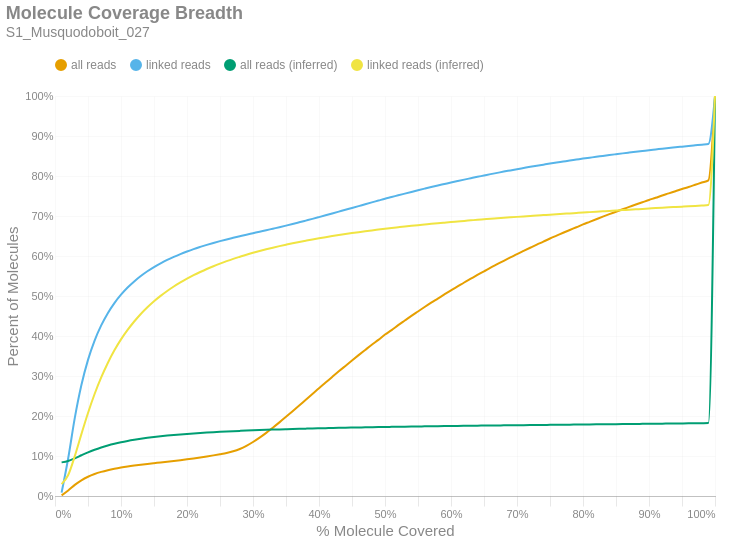

The notebook cell saved with this chart:
### Markdown cell above
### Molecule Read Coverage
This chart shows molecule coverage breadth as computed by the number of bases aligned to that molecule. In other words, "*how much of each unique long molecule is actually sequenced/aligned?*" Keep in mind there is a distinction between sequences and alignments, since some sequences belonging to a particular molecule may not align well and wouldn't appear in the alignment data. This chart also shows molecule coverage breadth as computed by the *inferred fragment* from which the aligned sequences originate. Unlike read coverage, this calculation takes into account the total insert size, including unsequenced gaps between the forward and reverse reads. Like the previous figures, these are cumulative percents.

### Code cell
if SKIPLR:
    print_html(f"Skipped")
else:
    binned_df = consolidated_hist(valids['coverage_bp'], mask, 0.01, True)
    binned_df_inf = consolidated_hist(valids['coverage_inserts'], mask, 0.01, True)
    binned_df = binned_df.with_columns(pl.lit(binned_df_inf['all reads (cumsum)']).alias('all reads (inferred)'))
    binned_df = binned_df.with_columns(pl.lit(binned_df_inf['linked reads (cumsum)']).alias('linked reads (inferred)'))
    binned_df = binned_df.with_columns(
        (pl.col('bin').cast(pl.Float64) + 0.01).alias('right_edge')
    )

    with SafeRender(binned_df):
        (
            density_plot(binned_df, 'Molecule Coverage Breadth', samplename, 'molcov', ['all reads (inferred)','linked reads (inferred)'])
            .encode(
                #x=alt.X('bin:Q', title="% Molecule Covered").axis(format = '%').scale(padding=0),
                x=alt.X('right_edge:Q', title="% Molecule Covered").axis(format='%').scale(padding=0),
                y=alt.Y('value:Q', title='Percent of Molecules')
                    .axis(format='%')
                    .stack(False)
                    .scale(domainMin=0, padding=0),
                color=alt.Color("key:N").scale(domain = ["all reads", "linked reads", "all reads (inferred)", "linked reads (inferred)"]),
                tooltip = [
                    alt.Tooltip("key:N", title = "Data Type"),
                    alt.Tooltip("range_label:N", title="% Molecule Covered"),
                    alt.Tooltip("value:Q", format = ".2%", title="% Molecules")
                ]
            )
        ).display()

### Figure 1 — Vega-Lite specification as saved in the notebook (floating-point values rounded to 4 significant figures)
{"width": "container", "height": 400, "config": {"title": {"anchor": "start", "dy": -15, "fontSize": 18, "color": "#888888", "subtitleColor": "#888888", "subtitleFontSize": 14}, "arc": {"fill": "#0072B2"}, "axis": {"domainColor": "#888888", "domainWidth": 0.5, "gridWidth": 0.2, "grid": false, "titleFontWeight": 400, "titleFontSize": 15, "labelFontSize": 11, "labelColor": "#888888", "tickColor": "#888888", "tickWidth": 0.2, "titleColor": "#888888"}, "axisBand": {"grid": false}, "axisX": {"grid": true, "tickSize": 10, "domainCap": "round"}, "axisY": {"domain": false, "grid": true, "tickSize": 0, "domainCap": "round"}, "background": "transparent", "header": {"labelFontSize": 15, "labelColor": "#888888", "titleFontSize": 15, "titleFontWeight": 600, "titleColor": "#888888"}, "legend": {"labelFont": "sans-serif", "labelFontSize": 12, "labelColor": "#888888", "symbolSize": 100, "symbolType": "circle", "titleFontSize": 12, "titlePadding": 10, "titleColor": "#888888", "title": null, "orient": "top"}, "range": {"category": ["#E69F00", "#56B4E9", "#009E73", "#F0E442", "#0072B2", "#D55E00", "#CC79A7", "#000000"], "diverging": ["#cfe8f3", "#a2d4ec", "#73bfe2", "#46abdb", "#1696d2", "#12719e"]}, "area": {"fill": "#0072B2", "fillOpacity": 0.7, "line": true, "strokeOpacity": 0.7}, "line": {"color": "#0072B2", "stroke": "#0072B2", "strokeWidth": 2}, "trail": {"color": "#0072B2", "stroke": "#0072B2", "strokeWidth": 0, "size": 1}, "point": {"filled": true, "fillOpacity": 1.0, "size": 95}, "text": {"color": "#888888", "fontSize": 11, "align": "right", "fontWeight": 400, "size": 11}, "bar": {"fill": "#0072B2", "stroke": null}, "view": {"stroke": null, "continuousWidth": 660, "continuousHeight": 400}}, "data": {"name": "data-8cd86f4efee06d40b5ddfd0ed32d3fc9"}, "mark": {"type": "line", "interpolate": "monotone", "point": {"opacity": 0, "size": 275}}, "encoding": {"color": {"field": "key", "scale": {"domain": ["all reads", "linked reads", "all reads (inferred)", "linked reads (inferred)"]}, "type": "nominal"}, "tooltip": [{"field": "key", "title": "Data Type", "type": "nominal"}, {"field": "range_label", "title": "% Molecule Covered", "type": "nominal"}, {"field": "value", "format": ".2%", "title": "% Molecules", "type": "quantitative"}], "x": {"axis": {"format": "%"}, "field": "right_edge", "scale": {"padding": 0}, "title": "% Molecule Covered", "type": "quantitative"}, "y": {"axis": {"format": "%"}, "field": "value", "scale": {"domainMin": 0, "padding": 0}, "stack": false, "title": "Percent of Molecules", "type": "quantitative"}}, "params": [{"name": "param_c36ac31b6afebe62", "select": {"type": "point", "fields": ["key"]}, "bind": "legend"}], "title": {"text": "Molecule Coverage Breadth", "subtitle": "S1_Musquodoboit_027"}, "transform": [{"fold": ["all reads (cumsum)", "linked reads (cumsum)", "all reads (inferred)", "linked reads (inferred)"]}, {"calculate": "replace(datum.key, ' (cumsum)', '')", "as": "key"}, {"filter": {"param": "param_c36ac31b6afebe62"}}], "usermeta": {"embedOptions": {"downloadFileName": "S1_Musquodoboit_027.molcov"}}, "$schema": "https://vega.github.io/schema/vega-lite/v6.1.0.json", "datasets": {"data-8cd86f4efee06d40b5ddfd0ed32d3fc9": [{"bin": "0.0", "interval": "0.0-0.01", "all reads": 0.00145, "linked reads": 0.008529, "all reads (cumsum)": 0.00145, "linked reads (cumsum)": 0.008529, "range_label": "0.0-0.01", "all reads (inferred)": 0.08407, "linked reads (inferred)": 0.02979, "right_edge": 0.01}, {"bin": "0.01", "interval": "0.01-0.02", "all reads": 0.01221, "linked reads": 0.08573, "all reads (cumsum)": 0.01366, "linked reads (cumsum)": 0.09426, "range_label": "0.01-0.02", "all reads (inferred)": 0.08753, "linked reads (inferred)": 0.05242, "right_edge": 0.02}, {"bin": "0.02", "interval": "0.02-0.03", "all reads": 0.0141, "linked reads": 0.1009, "all reads (cumsum)": 0.02776, "linked reads (cumsum)": 0.1952, "range_label": "0.02-0.03", "all reads (inferred)": 0.09422, "linked reads (inferred)": 0.09967, "right_edge": 0.03}, {"bin": "0.03", "interval": "0.03-0.04", "all reads": 0.01152, "linked reads": 0.08214, "all reads (cumsum)": 0.03928, "linked reads (cumsum)": 0.2774, "range_label": "0.03-0.04", "all reads (inferred)": 0.1019, "linked reads (inferred)": 0.1546, "right_edge": 0.04}, {"bin": "0.04", "interval": "0.04-0.05", "all reads": 0.008827, "linked reads": 0.063, "all reads (cumsum)": 0.0481, "linked reads (cumsum)": 0.3404, "range_label": "0.04-0.05", "all reads (inferred)": 0.1092, "linked reads (inferred)": 0.2076, "right_edge": 0.05}, {"bin": "0.05", "interval": "0.05-0.06", "all reads": 0.006818, "linked reads": 0.04829, "all reads (cumsum)": 0.05492, "linked reads (cumsum)": 0.3886, "range_label": "0.05-0.06", "all reads (inferred)": 0.1157, "linked reads (inferred)": 0.255, "right_edge": 0.06}, {"bin": "0.06", "interval": "0.06-0.07", "all reads": 0.00535, "linked reads": 0.0379, "all reads (cumsum)": 0.06027, "linked reads (cumsum)": 0.4265, "range_label": "0.06-0.07", "all reads (inferred)": 0.1214, "linked reads (inferred)": 0.2964, "right_edge": 0.07}, {"bin": "0.07", "interval": "0.07-0.08", "all reads": 0.004338, "linked reads": 0.03061, "all reads (cumsum)": 0.06461, "linked reads (cumsum)": 0.4572, "range_label": "0.07-0.08", "all reads (inferred)": 0.1264, "linked reads (inferred)": 0.3326, "right_edge": 0.08}, {"bin": "0.08", "interval": "0.08-0.09", "all reads": 0.003626, "linked reads": 0.02523, "all reads (cumsum)": 0.06824, "linked reads (cumsum)": 0.4824, "range_label": "0.08-0.09", "all reads (inferred)": 0.1307, "linked reads (inferred)": 0.3642, "right_edge": 0.09}, {"bin": "0.09", "interval": "0.09-0.1", "all reads": 0.003058, "linked reads": 0.02096, "all reads (cumsum)": 0.07129, "linked reads (cumsum)": 0.5033, "range_label": "0.09-0.1", "all reads (inferred)": 0.1344, "linked reads (inferred)": 0.3915, "right_edge": 0.1}, {"bin": "0.1", "interval": "0.1-0.11", "all reads": 0.002645, "linked reads": 0.01789, "all reads (cumsum)": 0.07394, "linked reads (cumsum)": 0.5212, "range_label": "0.1-0.11", "all reads (inferred)": 0.1377, "linked reads (inferred)": 0.4152, "right_edge": 0.11}, {"bin": "0.11", "interval": "0.11-0.12", "all reads": 0.002318, "linked reads": 0.01529, "all reads (cumsum)": 0.07626, "linked reads (cumsum)": 0.5365, "range_label": "0.11-0.12", "all reads (inferred)": 0.1406, "linked reads (inferred)": 0.4362, "right_edge": 0.12}, {"bin": "0.12", "interval": "0.12-0.13", "all reads": 0.002092, "linked reads": 0.01348, "all reads (cumsum)": 0.07835, "linked reads (cumsum)": 0.55, "range_label": "0.12-0.13", "all reads (inferred)": 0.1432, "linked reads (inferred)": 0.4551, "right_edge": 0.13}, {"bin": "0.13", "interval": "0.13-0.14", "all reads": 0.001903, "linked reads": 0.01185, "all reads (cumsum)": 0.08025, "linked reads (cumsum)": 0.5618, "range_label": "0.13-0.14", "all reads (inferred)": 0.1454, "linked reads (inferred)": 0.4718, "right_edge": 0.14}, {"bin": "0.14", "interval": "0.14-0.15", "all reads": 0.001785, "linked reads": 0.01046, "all reads (cumsum)": 0.08204, "linked reads (cumsum)": 0.5723, "range_label": "0.14-0.15", "all reads (inferred)": 0.1475, "linked reads (inferred)": 0.4869, "right_edge": 0.15}, {"bin": "0.15", "interval": "0.15-0.16", "all reads": 0.001741, "linked reads": 0.009343, "all reads (cumsum)": 0.08378, "linked reads (cumsum)": 0.5816, "range_label": "0.15-0.16", "all reads (inferred)": 0.1494, "linked reads (inferred)": 0.5003, "right_edge": 0.16}, {"bin": "0.16", "interval": "0.16-0.17", "all reads": 0.001809, "linked reads": 0.008607, "all reads (cumsum)": 0.08559, "linked reads (cumsum)": 0.5903, "range_label": "0.16-0.17", "all reads (inferred)": 0.151, "linked reads (inferred)": 0.5126, "right_edge": 0.17}, {"bin": "0.17", "interval": "0.17-0.18", "all reads": 0.00191, "linked reads": 0.007594, "all reads (cumsum)": 0.0875, "linked reads (cumsum)": 0.5979, "range_label": "0.17-0.18", "all reads (inferred)": 0.1526, "linked reads (inferred)": 0.5237, "right_edge": 0.18}, {"bin": "0.18", "interval": "0.18-0.19", "all reads": 0.002025, "linked reads": 0.007017, "all reads (cumsum)": 0.08952, "linked reads (cumsum)": 0.6049, "range_label": "0.18-0.19", "all reads (inferred)": 0.154, "linked reads (inferred)": 0.5339, "right_edge": 0.19}, {"bin": "0.19", "interval": "0.19-0.2", "all reads": 0.002147, "linked reads": 0.006488, "all reads (cumsum)": 0.09167, "linked reads (cumsum)": 0.6114, "range_label": "0.19-0.2", "all reads (inferred)": 0.1553, "linked reads (inferred)": 0.5433, "right_edge": 0.2}, {"bin": "0.2", "interval": "0.2-0.21", "all reads": 0.002242, "linked reads": 0.005959, "all reads (cumsum)": 0.09391, "linked reads (cumsum)": 0.6173, "range_label": "0.2-0.21", "all reads (inferred)": 0.1565, "linked reads (inferred)": 0.552, "right_edge": 0.21}, {"bin": "0.21", "interval": "0.21-0.22", "all reads": 0.002353, "linked reads": 0.005383, "all reads (cumsum)": 0.09626, "linked reads (cumsum)": 0.6227, "range_label": "0.21-0.22", "all reads (inferred)": 0.1576, "linked reads (inferred)": 0.56, "right_edge": 0.22}, {"bin": "0.22", "interval": "0.22-0.23", "all reads": 0.002524, "linked reads": 0.005114, "all reads (cumsum)": 0.09879, "linked reads (cumsum)": 0.6278, "range_label": "0.22-0.23", "all reads (inferred)": 0.1586, "linked reads (inferred)": 0.5676, "right_edge": 0.23}, {"bin": "0.23", "interval": "0.23-0.24", "all reads": 0.002746, "linked reads": 0.004829, "all reads (cumsum)": 0.1015, "linked reads (cumsum)": 0.6326, "range_label": "0.23-0.24", "all reads (inferred)": 0.1595, "linked reads (inferred)": 0.5745, "right_edge": 0.24}, {"bin": "0.24", "interval": "0.24-0.25", "all reads": 0.002932, "linked reads": 0.00458, "all reads (cumsum)": 0.1045, "linked reads (cumsum)": 0.6372, "range_label": "0.24-0.25", "all reads (inferred)": 0.1604, "linked reads (inferred)": 0.581, "right_edge": 0.25}, {"bin": "0.25", "interval": "0.25-0.26", "all reads": 0.00319, "linked reads": 0.004258, "all reads (cumsum)": 0.1077, "linked reads (cumsum)": 0.6415, "range_label": "0.25-0.26", "all reads (inferred)": 0.1613, "linked reads (inferred)": 0.5871, "right_edge": 0.26}, {"bin": "0.26", "interval": "0.26-0.27", "all reads": 0.004106, "linked reads": 0.003979, "all reads (cumsum)": 0.1118, "linked reads (cumsum)": 0.6455, "range_label": "0.26-0.27", "all reads (inferred)": 0.1621, "linked reads (inferred)": 0.5928, "right_edge": 0.27}, {"bin": "0.27", "interval": "0.27-0.28", "all reads": 0.005795, "linked reads": 0.003925, "all reads (cumsum)": 0.1176, "linked reads (cumsum)": 0.6494, "range_label": "0.27-0.28", "all reads (inferred)": 0.1628, "linked reads (inferred)": 0.5981, "right_edge": 0.28}, {"bin": "0.28", "interval": "0.28-0.29", "all reads": 0.007817, "linked reads": 0.003873, "all reads (cumsum)": 0.1254, "linked reads (cumsum)": 0.6533, "range_label": "0.28-0.29", "all reads (inferred)": 0.1635, "linked reads (inferred)": 0.6032, "right_edge": 0.29}, {"bin": "0.29", "interval": "0.29-0.3", "all reads": 0.009624, "linked reads": 0.003733, "all reads (cumsum)": 0.135, "linked reads (cumsum)": 0.657, "range_label": "0.29-0.3", "all reads (inferred)": 0.1642, "linked reads (inferred)": 0.608, "right_edge": 0.3}, {"bin": "0.3", "interval": "0.3-0.31", "all reads": 0.01088, "linked reads": 0.003765, "all reads (cumsum)": 0.1459, "linked reads (cumsum)": 0.6608, "range_label": "0.3-0.31", "all reads (inferred)": 0.1648, "linked reads (inferred)": 0.6125, "right_edge": 0.31}, {"bin": "0.31", "interval": "0.31-0.32", "all reads": 0.01204, "linked reads": 0.003674, "all reads (cumsum)": 0.1579, "linked reads (cumsum)": 0.6644, "range_label": "0.31-0.32", "all reads (inferred)": 0.1654, "linked reads (inferred)": 0.6168, "right_edge": 0.32}, {"bin": "0.32", "interval": "0.32-0.33", "all reads": 0.01292, "linked reads": 0.003803, "all reads (cumsum)": 0.1708, "linked reads (cumsum)": 0.6682, "range_label": "0.32-0.33", "all reads (inferred)": 0.166, "linked reads (inferred)": 0.6208, "right_edge": 0.33}, {"bin": "0.33", "interval": "0.33-0.34", "all reads": 0.01327, "linked reads": 0.003746, "all reads (cumsum)": 0.1841, "linked reads (cumsum)": 0.672, "range_label": "0.33-0.34", "all reads (inferred)": 0.1665, "linked reads (inferred)": 0.6246, "right_edge": 0.34}, {"bin": "0.34", "interval": "0.34-0.35", "all reads": 0.01378, "linked reads": 0.003952, "all reads (cumsum)": 0.1979, "linked reads (cumsum)": 0.6759, "range_label": "0.34-0.35", "all reads (inferred)": 0.167, "linked reads (inferred)": 0.6283, "right_edge": 0.35}, {"bin": "0.35", "interval": "0.35-0.36", "all reads": 0.01405, "linked reads": 0.004056, "all reads (cumsum)": 0.2119, "linked reads (cumsum)": 0.68, "range_label": "0.35-0.36", "all reads (inferred)": 0.1675, "linked reads (inferred)": 0.6318, "right_edge": 0.36}, {"bin": "0.36", "interval": "0.36-0.37", "all reads": 0.01427, "linked reads": 0.004223, "all reads (cumsum)": 0.2262, "linked reads (cumsum)": 0.6842, "range_label": "0.36-0.37", "all reads (inferred)": 0.1679, "linked reads (inferred)": 0.6351, "right_edge": 0.37}, {"bin": "0.37", "interval": "0.37-0.38", "all reads": 0.01441, "linked reads": 0.004261, "all reads (cumsum)": 0.2406, "linked reads (cumsum)": 0.6885, "range_label": "0.37-0.38", "all reads (inferred)": 0.1684, "linked reads (inferred)": 0.6382, "right_edge": 0.38}, {"bin": "0.38", "interval": "0.38-0.39", "all reads": 0.01432, "linked reads": 0.004272, "all reads (cumsum)": 0.2549, "linked reads (cumsum)": 0.6927, "range_label": "0.38-0.39", "all reads (inferred)": 0.1688, "linked reads (inferred)": 0.6413, "right_edge": 0.39}, {"bin": "0.39", "interval": "0.39-0.4", "all reads": 0.01452, "linked reads": 0.00444, "all reads (cumsum)": 0.2695, "linked reads (cumsum)": 0.6972, "range_label": "0.39-0.4", "all reads (inferred)": 0.1692, "linked reads (inferred)": 0.6442, "right_edge": 0.4}, {"bin": "0.4", "interval": "0.4-0.41", "all reads": 0.01403, "linked reads": 0.004505, "all reads (cumsum)": 0.2835, "linked reads (cumsum)": 0.7017, "range_label": "0.4-0.41", "all reads (inferred)": 0.1696, "linked reads (inferred)": 0.647, "right_edge": 0.41}, {"bin": "0.41", "interval": "0.41-0.42", "all reads": 0.01414, "linked reads": 0.004551, "all reads (cumsum)": 0.2976, "linked reads (cumsum)": 0.7062, "range_label": "0.41-0.42", "all reads (inferred)": 0.17, "linked reads (inferred)": 0.6498, "right_edge": 0.42}, {"bin": "0.42", "interval": "0.42-0.43", "all reads": 0.01398, "linked reads": 0.004623, "all reads (cumsum)": 0.3116, "linked reads (cumsum)": 0.7109, "range_label": "0.42-0.43", "all reads (inferred)": 0.1704, "linked reads (inferred)": 0.6524, "right_edge": 0.43}, {"bin": "0.43", "interval": "0.43-0.44", "all reads": 0.01363, "linked reads": 0.004678, "all reads (cumsum)": 0.3252, "linked reads (cumsum)": 0.7155, "range_label": "0.43-0.44", "all reads (inferred)": 0.1707, "linked reads (inferred)": 0.6549, "right_edge": 0.44}, {"bin": "0.44", "interval": "0.44-0.45", "all reads": 0.01362, "linked reads": 0.00457, "all reads (cumsum)": 0.3389, "linked reads (cumsum)": 0.7201, "range_label": "0.44-0.45", "all reads (inferred)": 0.1711, "linked reads (inferred)": 0.6573, "right_edge": 0.45}, {"bin": "0.45", "interval": "0.45-0.46", "all reads": 0.01327, "linked reads": 0.004624, "all reads (cumsum)": 0.3521, "linked reads (cumsum)": 0.7247, "range_label": "0.45-0.46", "all reads (inferred)": 0.1714, "linked reads (inferred)": 0.6597, "right_edge": 0.46}, {"bin": "0.46", "interval": "0.46-0.47", "all reads": 0.01301, "linked reads": 0.004731, "all reads (cumsum)": 0.3651, "linked reads (cumsum)": 0.7295, "range_label": "0.46-0.47", "all reads (inferred)": 0.1717, "linked reads (inferred)": 0.6619, "right_edge": 0.47}, {"bin": "0.47", "interval": "0.47-0.48", "all reads": 0.01294, "linked reads": 0.004616, "all reads (cumsum)": 0.3781, "linked reads (cumsum)": 0.7341, "range_label": "0.47-0.48", "all reads (inferred)": 0.172, "linked reads (inferred)": 0.6639, "right_edge": 0.48}, {"bin": "0.48", "interval": "0.48-0.49", "all reads": 0.01216, "linked reads": 0.004527, "all reads (cumsum)": 0.3902, "linked reads (cumsum)": 0.7386, "range_label": "0.48-0.49", "all reads (inferred)": 0.1723, "linked reads (inferred)": 0.666, "right_edge": 0.49}, {"bin": "0.49", "interval": "0.49-0.5", "all reads": 0.01337, "linked reads": 0.004571, "all reads (cumsum)": 0.4036, "linked reads (cumsum)": 0.7432, "range_label": "0.49-0.5", "all reads (inferred)": 0.1726, "linked reads (inferred)": 0.6681, "right_edge": 0.5}, {"bin": "0.5", "interval": "0.5-0.51", "all reads": 0.01116, "linked reads": 0.004186, "all reads (cumsum)": 0.4148, "linked reads (cumsum)": 0.7474, "range_label": "0.5-0.51", "all reads (inferred)": 0.1729, "linked reads (inferred)": 0.67, "right_edge": 0.51}, {"bin": "0.51", "interval": "0.51-0.52", "all reads": 0.01233, "linked reads": 0.00437, "all reads (cumsum)": 0.4271, "linked reads (cumsum)": 0.7517, "range_label": "0.51-0.52", "all reads (inferred)": 0.1731, "linked reads (inferred)": 0.6719, "right_edge": 0.52}, {"bin": "0.52", "interval": "0.52-0.53", "all reads": 0.01154, "linked reads": 0.004216, "all reads (cumsum)": 0.4386, "linked reads (cumsum)": 0.7559, "range_label": "0.52-0.53", "all reads (inferred)": 0.1734, "linked reads (inferred)": 0.6737, "right_edge": 0.53}, {"bin": "0.53", "interval": "0.53-0.54", "all reads": 0.01157, "linked reads": 0.004199, "all reads (cumsum)": 0.4502, "linked reads (cumsum)": 0.7601, "range_label": "0.53-0.54", "all reads (inferred)": 0.1736, "linked reads (inferred)": 0.6754, "right_edge": 0.54}, {"bin": "0.54", "interval": "0.54-0.55", "all reads": 0.01112, "linked reads": 0.004171, "all reads (cumsum)": 0.4613, "linked reads (cumsum)": 0.7643, "range_label": "0.54-0.55", "all reads (inferred)": 0.1739, "linked reads (inferred)": 0.6771, "right_edge": 0.55}, {"bin": "0.55", "interval": "0.55-0.56", "all reads": 0.01111, "linked reads": 0.004092, "all reads (cumsum)": 0.4724, "linked reads (cumsum)": 0.7684, "range_label": "0.55-0.56", "all reads (inferred)": 0.1741, "linked reads (inferred)": 0.6787, "right_edge": 0.56}, {"bin": "0.56", "interval": "0.56-0.57", "all reads": 0.0108, "linked reads": 0.004015, "all reads (cumsum)": 0.4832, "linked reads (cumsum)": 0.7724, "range_label": "0.56-0.57", "all reads (inferred)": 0.1744, "linked reads (inferred)": 0.6804, "right_edge": 0.57}, {"bin": "0.57", "interval": "0.57-0.58", "all reads": 0.01037, "linked reads": 0.003842, "all reads (cumsum)": 0.4936, "linked reads (cumsum)": 0.7763, "range_label": "0.57-0.58", "all reads (inferred)": 0.1746, "linked reads (inferred)": 0.6819, "right_edge": 0.58}, {"bin": "0.58", "interval": "0.58-0.59", "all reads": 0.01043, "linked reads": 0.003732, "all reads (cumsum)": 0.504, "linked reads (cumsum)": 0.78, "range_label": "0.58-0.59", "all reads (inferred)": 0.1748, "linked reads (inferred)": 0.6834, "right_edge": 0.59}, {"bin": "0.59", "interval": "0.59-0.6", "all reads": 0.01028, "linked reads": 0.003756, "all reads (cumsum)": 0.5143, "linked reads (cumsum)": 0.7838, "range_label": "0.59-0.6", "all reads (inferred)": 0.175, "linked reads (inferred)": 0.6849, "right_edge": 0.6}, {"bin": "0.6", "interval": "0.6-0.61", "all reads": 0.009613, "linked reads": 0.003638, "all reads (cumsum)": 0.5239, "linked reads (cumsum)": 0.7874, "range_label": "0.6-0.61", "all reads (inferred)": 0.1752, "linked reads (inferred)": 0.6863, "right_edge": 0.61}, {"bin": "0.61", "interval": "0.61-0.62", "all reads": 0.009853, "linked reads": 0.00358, "all reads (cumsum)": 0.5338, "linked reads (cumsum)": 0.791, "range_label": "0.61-0.62", "all reads (inferred)": 0.1755, "linked reads (inferred)": 0.6878, "right_edge": 0.62}, {"bin": "0.62", "interval": "0.62-0.63", "all reads": 0.009414, "linked reads": 0.003461, "all reads (cumsum)": 0.5432, "linked reads (cumsum)": 0.7944, "range_label": "0.62-0.63", "all reads (inferred)": 0.1757, "linked reads (inferred)": 0.6892, "right_edge": 0.63}, {"bin": "0.63", "interval": "0.63-0.64", "all reads": 0.009397, "linked reads": 0.00345, "all reads (cumsum)": 0.5526, "linked reads (cumsum)": 0.7979, "range_label": "0.63-0.64", "all reads (inferred)": 0.1759, "linked reads (inferred)": 0.6906, "right_edge": 0.64}, {"bin": "0.64", "interval": "0.64-0.65", "all reads": 0.009053, "linked reads": 0.003352, "all reads (cumsum)": 0.5616, "linked reads (cumsum)": 0.8012, "range_label": "0.64-0.65", "all reads (inferred)": 0.1761, "linked reads (inferred)": 0.6918, "right_edge": 0.65}, {"bin": "0.65", "interval": "0.65-0.66", "all reads": 0.009229, "linked reads": 0.003407, "all reads (cumsum)": 0.5709, "linked reads (cumsum)": 0.8046, "range_label": "0.65-0.66", "all reads (inferred)": 0.1763, "linked reads (inferred)": 0.6931, "right_edge": 0.66}, {"bin": "0.66", "interval": "0.66-0.67", "all reads": 0.008562, "linked reads": 0.003157, "all reads (cumsum)": 0.5794, "linked reads (cumsum)": 0.8078, "range_label": "0.66-0.67", "all reads (inferred)": 0.1764, "linked reads (inferred)": 0.6943, "right_edge": 0.67}, {"bin": "0.67", "interval": "0.67-0.68", "all reads": 0.008593, "linked reads": 0.003198, "all reads (cumsum)": 0.588, "linked reads (cumsum)": 0.811, "range_label": "0.67-0.68", "all reads (inferred)": 0.1766, "linked reads (inferred)": 0.6955, "right_edge": 0.68}, {"bin": "0.68", "interval": "0.68-0.69", "all reads": 0.008285, "linked reads": 0.003026, "all reads (cumsum)": 0.5963, "linked reads (cumsum)": 0.814, "range_label": "0.68-0.69", "all reads (inferred)": 0.1768, "linked reads (inferred)": 0.6967, "right_edge": 0.69}, {"bin": "0.69", "interval": "0.69-0.7", "all reads": 0.008434, "linked reads": 0.00305, "all reads (cumsum)": 0.6047, "linked reads (cumsum)": 0.8171, "range_label": "0.69-0.7", "all reads (inferred)": 0.177, "linked reads (inferred)": 0.6978, "right_edge": 0.7}, {"bin": "0.7", "interval": "0.7-0.71", "all reads": 0.008001, "linked reads": 0.002907, "all reads (cumsum)": 0.6127, "linked reads (cumsum)": 0.82, "range_label": "0.7-0.71", "all reads (inferred)": 0.1772, "linked reads (inferred)": 0.699, "right_edge": 0.71}, {"bin": "0.71", "interval": "0.71-0.72", "all reads": 0.007896, "linked reads": 0.002917, "all reads (cumsum)": 0.6206, "linked reads (cumsum)": 0.8229, "range_label": "0.71-0.72", "all reads (inferred)": 0.1774, "linked reads (inferred)": 0.7001, "right_edge": 0.72}, {"bin": "0.72", "interval": "0.72-0.73", "all reads": 0.007806, "linked reads": 0.002781, "all reads (cumsum)": 0.6284, "linked reads (cumsum)": 0.8257, "range_label": "0.72-0.73", "all reads (inferred)": 0.1775, "linked reads (inferred)": 0.7012, "right_edge": 0.73}, {"bin": "0.73", "interval": "0.73-0.74", "all reads": 0.007466, "linked reads": 0.002682, "all reads (cumsum)": 0.6359, "linked reads (cumsum)": 0.8284, "range_label": "0.73-0.74", "all reads (inferred)": 0.1777, "linked reads (inferred)": 0.7023, "right_edge": 0.74}, {"bin": "0.74", "interval": "0.74-0.75", "all reads": 0.00782, "linked reads": 0.002668, "all reads (cumsum)": 0.6437, "linked reads (cumsum)": 0.831, "range_label": "0.74-0.75", "all reads (inferred)": 0.1779, "linked reads (inferred)": 0.7034, "right_edge": 0.75}, {"bin": "0.75", "interval": "0.75-0.76", "all reads": 0.00712, "linked reads": 0.002547, "all reads (cumsum)": 0.6509, "linked reads (cumsum)": 0.8336, "range_label": "0.75-0.76", "all reads (inferred)": 0.1781, "linked reads (inferred)": 0.7044, "right_edge": 0.76}, {"bin": "0.76", "interval": "0.76-0.77", "all reads": 0.007175, "linked reads": 0.002521, "all reads (cumsum)": 0.658, "linked reads (cumsum)": 0.8361, "range_label": "0.76-0.77", "all reads (inferred)": 0.1782, "linked reads (inferred)": 0.7055, "right_edge": 0.77}, {"bin": "0.77", "interval": "0.77-0.78", "all reads": 0.007032, "linked reads": 0.002535, "all reads (cumsum)": 0.6651, "linked reads (cumsum)": 0.8386, "range_label": "0.77-0.78", "all reads (inferred)": 0.1784, "linked reads (inferred)": 0.7065, "right_edge": 0.78}, {"bin": "0.78", "interval": "0.78-0.79", "all reads": 0.006854, "linked reads": 0.002427, "all reads (cumsum)": 0.6719, "linked reads (cumsum)": 0.8411, "range_label": "0.78-0.79", "all reads (inferred)": 0.1786, "linked reads (inferred)": 0.7076, "right_edge": 0.79}, {"bin": "0.79", "interval": "0.79-0.8", "all reads": 0.007104, "linked reads": 0.002495, "all reads (cumsum)": 0.679, "linked reads (cumsum)": 0.8436, "range_label": "0.79-0.8", "all reads (inferred)": 0.1788, "linked reads (inferred)": 0.7087, "right_edge": 0.8}, {"bin": "0.8", "interval": "0.8-0.81", "all reads": 0.006365, "linked reads": 0.002185, "all reads (cumsum)": 0.6854, "linked reads (cumsum)": 0.8457, "range_label": "0.8-0.81", "all reads (inferred)": 0.1789, "linked reads (inferred)": 0.7097, "right_edge": 0.81}, {"bin": "0.81", "interval": "0.81-0.82", "all reads": 0.006451, "linked reads": 0.002175, "all reads (cumsum)": 0.6918, "linked reads (cumsum)": 0.8479, "range_label": "0.81-0.82", "all reads (inferred)": 0.1791, "linked reads (inferred)": 0.7107, "right_edge": 0.82}, {"bin": "0.82", "interval": "0.82-0.83", "all reads": 0.006503, "linked reads": 0.002245, "all reads (cumsum)": 0.6983, "linked reads (cumsum)": 0.8502, "range_label": "0.82-0.83", "all reads (inferred)": 0.1793, "linked reads (inferred)": 0.7117, "right_edge": 0.83}, {"bin": "0.83", "interval": "0.83-0.84", "all reads": 0.006262, "linked reads": 0.002202, "all reads (cumsum)": 0.7046, "linked reads (cumsum)": 0.8524, "range_label": "0.83-0.84", "all reads (inferred)": 0.1795, "linked reads (inferred)": 0.7127, "right_edge": 0.84}, {"bin": "0.84", "interval": "0.84-0.85", "all reads": 0.006059, "linked reads": 0.002123, "all reads (cumsum)": 0.7107, "linked reads (cumsum)": 0.8545, "range_label": "0.84-0.85", "all reads (inferred)": 0.1796, "linked reads (inferred)": 0.7137, "right_edge": 0.85}, {"bin": "0.85", "interval": "0.85-0.86", "all reads": 0.006111, "linked reads": 0.002102, "all reads (cumsum)": 0.7168, "linked reads (cumsum)": 0.8566, "range_label": "0.85-0.86", "all reads (inferred)": 0.1798, "linked reads (inferred)": 0.7147, "right_edge": 0.86}, {"bin": "0.86", "interval": "0.86-0.87", "all reads": 0.005907, "linked reads": 0.001997, "all reads (cumsum)": 0.7227, "linked reads (cumsum)": 0.8586, "range_label": "0.86-0.87", "all reads (inferred)": 0.18, "linked reads (inferred)": 0.7157, "right_edge": 0.87}, {"bin": "0.87", "interval": "0.87-0.88", "all reads": 0.00595, "linked reads": 0.001967, "all reads (cumsum)": 0.7286, "linked reads (cumsum)": 0.8605, "range_label": "0.87-0.88", "all reads (inferred)": 0.1802, "linked reads (inferred)": 0.7167, "right_edge": 0.88}, {"bin": "0.88", "interval": "0.88-0.89", "all reads": 0.005697, "linked reads": 0.001968, "all reads (cumsum)": 0.7343, "linked reads (cumsum)": 0.8625, "range_label": "0.88-0.89", "all reads (inferred)": 0.1803, "linked reads (inferred)": 0.7177, "right_edge": 0.89}, {"bin": "0.89", "interval": "0.89-0.9", "all reads": 0.005822, "linked reads": 0.002036, "all reads (cumsum)": 0.7401, "linked reads (cumsum)": 0.8646, "range_label": "0.89-0.9", "all reads (inferred)": 0.1805, "linked reads (inferred)": 0.7187, "right_edge": 0.9}, {"bin": "0.9", "interval": "0.9-0.91", "all reads": 0.005316, "linked reads": 0.001802, "all reads (cumsum)": 0.7455, "linked reads (cumsum)": 0.8664, "range_label": "0.9-0.91", "all reads (inferred)": 0.1807, "linked reads (inferred)": 0.7197, "right_edge": 0.91}, {"bin": "0.91", "interval": "0.91-0.92", "all reads": 0.005901, "linked reads": 0.001848, "all reads (cumsum)": 0.7514, "linked reads (cumsum)": 0.8682, "range_label": "0.91-0.92", "all reads (inferred)": 0.1809, "linked reads (inferred)": 0.7207, "right_edge": 0.92}, {"bin": "0.92", "interval": "0.92-0.93", "all reads": 0.005102, "linked reads": 0.001784, "all reads (cumsum)": 0.7565, "linked reads (cumsum)": 0.87, "range_label": "0.92-0.93", "all reads (inferred)": 0.1811, "linked reads (inferred)": 0.7216, "right_edge": 0.93}, {"bin": "0.93", "interval": "0.93-0.94", "all reads": 0.005419, "linked reads": 0.001698, "all reads (cumsum)": 0.7619, "linked reads (cumsum)": 0.8717, "range_label": "0.93-0.94", "all reads (inferred)": 0.1812, "linked reads (inferred)": 0.7225, "right_edge": 0.94}, {"bin": "0.94", "interval": "0.94-0.95", "all reads": 0.00579, "linked reads": 0.00171, "all reads (cumsum)": 0.7677, "linked reads (cumsum)": 0.8734, "range_label": "0.94-0.95", "all reads (inferred)": 0.1814, "linked reads (inferred)": 0.7234, "right_edge": 0.95}, {"bin": "0.95", "interval": "0.95-0.96", "all reads": 0.004796, "linked reads": 0.001709, "all reads (cumsum)": 0.7725, "linked reads (cumsum)": 0.8751, "range_label": "0.95-0.96", "all reads (inferred)": 0.1816, "linked reads (inferred)": 0.7243, "right_edge": 0.96}, {"bin": "0.96", "interval": "0.96-0.97", "all reads": 0.005563, "linked reads": 0.001627, "all reads (cumsum)": 0.778, "linked reads (cumsum)": 0.8767, "range_label": "0.96-0.97", "all reads (inferred)": 0.1818, "linked reads (inferred)": 0.7252, "right_edge": 0.97}, {"bin": "0.97", "interval": "0.97-0.98", "all reads": 0.00567, "linked reads": 0.001613, "all reads (cumsum)": 0.7837, "linked reads (cumsum)": 0.8783, "range_label": "0.97-0.98", "all reads (inferred)": 0.182, "linked reads (inferred)": 0.7263, "right_edge": 0.98}, {"bin": "0.98", "interval": "0.98-0.99", "all reads": 0.005367, "linked reads": 0.001723, "all reads (cumsum)": 0.7891, "linked reads (cumsum)": 0.8801, "range_label": "0.98-0.99", "all reads (inferred)": 0.1823, "linked reads (inferred)": 0.7275, "right_edge": 0.99}, {"bin": "0.99", "interval": "0.99-1.0", "all reads": 0.2109, "linked reads": 0.1199, "all reads (cumsum)": 1.0, "linked reads (cumsum)": 1.0, "range_label": "0.99-1.0", "all reads (inferred)": 1.0, "linked reads (inferred)": 1.0, "right_edge": 1.0}]}}
